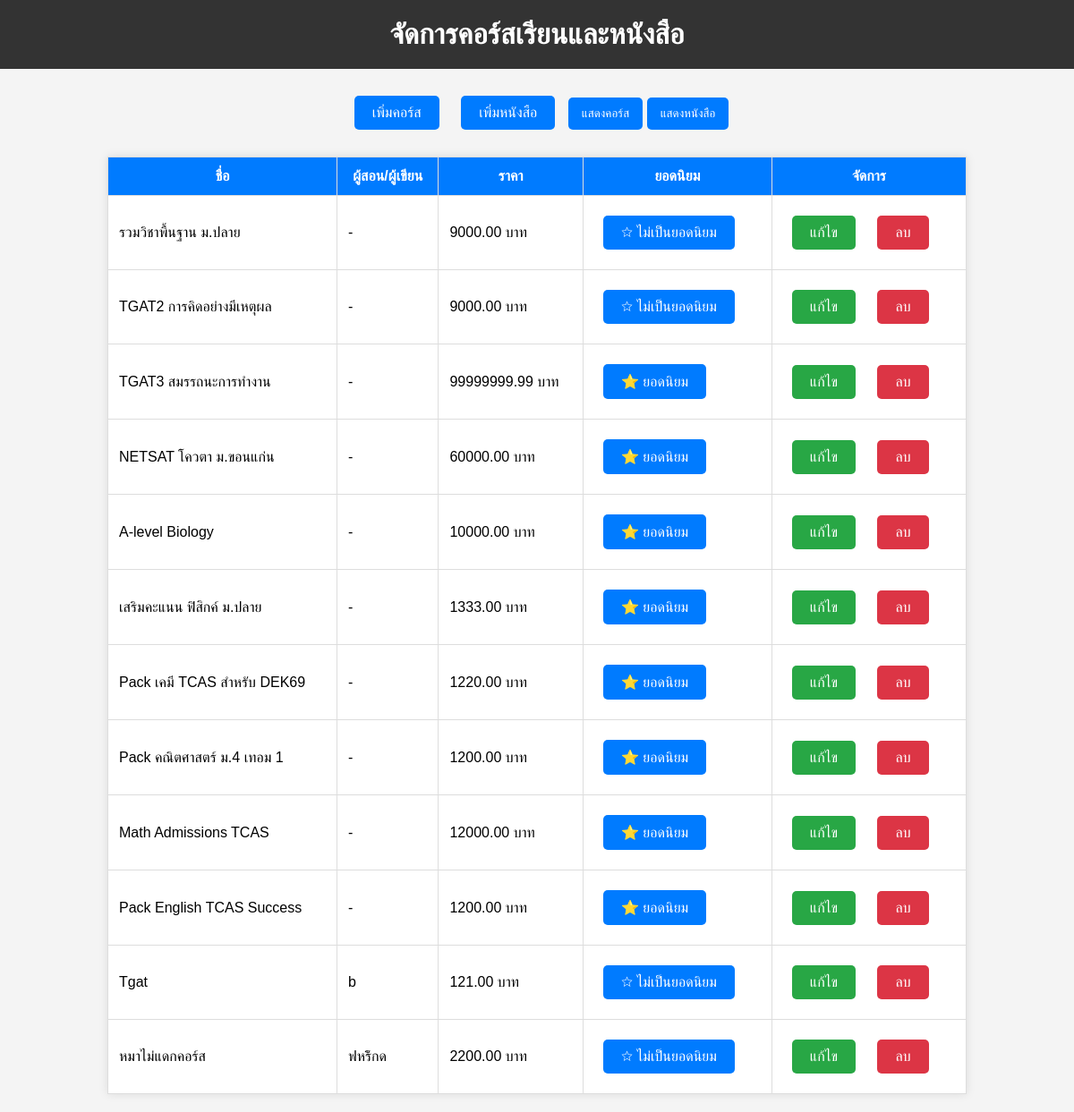
/admin/admin_dashboard.php, run on the app's committed database.
### tables this page shows
CREATE TABLE `courses` (
  `id` int(11) NOT NULL,
  `course_name` varchar(255) NOT NULL,
  `instructor` varchar(255) NOT NULL,
  `description` text DEFAULT NULL,
  `price` decimal(10,2) NOT NULL,
  `duration` varchar(50) DEFAULT NULL,
  `image` varchar(255) DEFAULT 'default-course.jpg',
  `category_id` int(11) DEFAULT NULL,
  `subcategory_id` int(11) DEFAULT NULL,
  `is_popular` tinyint(1) NOT NULL DEFAULT 0,
  `orders` int(11) DEFAULT 0
);

### src/admin/admin_dashboard.php (the view, shortened to what this page needs)
<?php
$servername = "localhost";
$username = "root";
$password = "";
$dbname = "education_store";
$conn = new mysqli($servername, $username, $password, $dbname);
$type = isset($_GET['type']) ? $_GET['type'] : 'course';
$sql = ($type == 'course') ? "SELECT id, course_name AS name, instructor AS author, price, is_popular FROM courses"
                            : "SELECT id, book_title AS name, author, price, is_popular FROM books";
$result = $conn->query($sql);
$products = $result->fetch_all(MYSQLI_ASSOC);
?>
<!DOCTYPE html>
<html lang="th">
<head>
    <link rel="stylesheet" href="admin_styles.css">
</head>
<body>
    <h1>จัดการคอร์สเรียนและหนังสือ</h1>
    <div class="admin-controls">
        <a href="admin_add_course.php" class="btn">เพิ่มคอร์ส</a>
        <a href="admin_add_book.php" class="btn">เพิ่มหนังสือ</a>
        <button onclick="loadProducts('course')">แสดงคอร์ส</button>
        <button onclick="loadProducts('book')">แสดงหนังสือ</button>
    </div>
    <table>
        <thead>
            <tr>
                <th>ชื่อ</th>
                <th>ผู้สอน/ผู้เขียน</th>
                <th>ราคา</th>
                <th>ยอดนิยม</th>
                <th>จัดการ</th>
            </tr>
        </thead>
        <tbody>
            <?php foreach ($products as $product): ?>
                <tr>
                    <td><?= htmlspecialchars($product['name']) ?></td>
                    <td><?= htmlspecialchars($product['author']) ?></td>
                    <td><?= htmlspecialchars($product['price']) ?> บาท</td>
                    <td>
                        <a href="toggle_popular.php?type=<?= $type ?>&id=<?= $product['id'] ?>"
                           class="btn <?= $product['is_popular'] ? 'btn-popular' : 'btn-normal' ?>">
                            <?= $product['is_popular'] ? '⭐ ยอดนิยม' : '☆ ไม่เป็นยอดนิยม' ?>
                        </a>
                    </td>
                    <td>
                        <a href="admin_edit_<?= $type ?>.php?id=<?= $product['id'] ?>" class="btn btn-edit">แก้ไข</a>
                        <a href="admin_delete.php?type=<?= $type ?>&id=<?= $product['id'] ?>" class="btn btn-delete" onclick="return confirm('ยืนยันการลบ?')">ลบ</a>
                    </td>
                </tr>
            <?php endforeach; ?>
        </tbody>
    </table>
</body>
</html>

### src/admin/admin_styles.css (style rules this page uses)
body { font-family: Arial, sans-serif; margin: 0; padding: 0; background-color: #f4f4f4; text-align: center; }
h1 { background: #333; color: #fff; padding: 20px; margin: 0; }
.admin-controls { margin: 20px 0; }
.btn { display: inline-block; padding: 10px 20px; margin: 10px; background: #007bff; color: #fff; text-decoration: none; border-radius: 5px; }
.btn-edit { background: #28a745; }
.btn-delete { background: #dc3545; }
table { width: 80%; margin: 20px auto; border-collapse: collapse; background: #fff; box-shadow: 0 0 10px rgba(0, 0, 0, 0.1); }
th, td { padding: 12px; border: 1px solid #ddd; }
th { background: #007bff; color: white; }
td { text-align: left; }
button { padding: 10px 15px; background: #007bff; color: white; border: none; cursor: pointer; border-radius: 5px; }

### data on the page
courses: course_name "รวมวิชาพื้นฐาน ม.ปลาย", instructor "-", price "9000.00", is_popular "☆ ไม่เป็นยอดนิยม"
courses: course_name "TGAT2 การคิดอย่างมีเหตุผล", instructor "-", price "9000.00", is_popular "☆ ไม่เป็นยอดนิยม"
courses: course_name "TGAT3 สมรรถนะการทำงาน", instructor "-", price "99999999.99", is_popular "⭐ ยอดนิยม"
courses: course_name "NETSAT โควตา ม.ขอนแก่น", instructor "-", price "60000.00", is_popular "⭐ ยอดนิยม"
courses: course_name "A-level Biology", instructor "-", price "10000.00", is_popular "⭐ ยอดนิยม"
courses: course_name "เสริมคะแนน ฟิสิกค์ ม.ปลาย", instructor "-", price "1333.00", is_popular "⭐ ยอดนิยม"
courses: course_name "Pack เคมี TCAS สำหรับ DEK69", instructor "-", price "1220.00", is_popular "⭐ ยอดนิยม"
courses: course_name "Pack คณิตศาสตร์ ม.4 เทอม 1", instructor "-", price "1200.00", is_popular "⭐ ยอดนิยม"
courses: course_name "Math Admissions TCAS", instructor "-", price "12000.00", is_popular "⭐ ยอดนิยม"
courses: course_name "Pack English TCAS Success", instructor "-", price "1200.00", is_popular "⭐ ยอดนิยม"
courses: course_name "Tgat", instructor "b", price "121.00", is_popular "☆ ไม่เป็นยอดนิยม"
courses: course_name "หมาไม่แดกคอร์ส", instructor "ฟหร้ิกด", price "2200.00", is_popular "☆ ไม่เป็นยอดนิยม"
